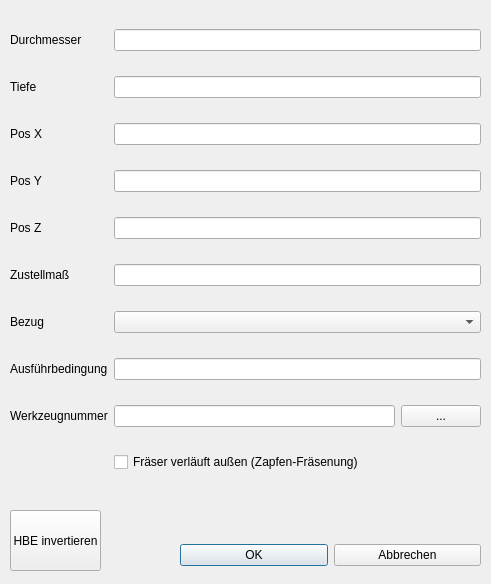
<?xml version="1.0" encoding="UTF-8"?>
<ui version="4.0">
 <class>Dialog_bearb_bohrung</class>
 <widget class="QDialog" name="Dialog_bearb_bohrung">
  <property name="geometry">
   <rect>
    <x>0</x>
    <y>0</y>
    <width>491</width>
    <height>584</height>
   </rect>
  </property>
  <property name="windowTitle">
   <string>Dialog</string>
  </property>
  <widget class="QWidget" name="layoutWidget">
   <property name="geometry">
    <rect>
     <x>180</x>
     <y>540</y>
     <width>301</width>
     <height>31</height>
    </rect>
   </property>
   <layout class="QHBoxLayout" name="horizontalLayout">
    <item>
     <widget class="QPushButton" name="btn_ok">
      <property name="text">
       <string>OK</string>
      </property>
      <property name="default">
       <bool>true</bool>
      </property>
     </widget>
    </item>
    <item>
     <widget class="QPushButton" name="btn_abbrechen">
      <property name="text">
       <string>Abbrechen</string>
      </property>
      <property name="autoDefault">
       <bool>false</bool>
      </property>
     </widget>
    </item>
   </layout>
  </widget>
  <widget class="QWidget" name="layoutWidget_2">
   <property name="geometry">
    <rect>
     <x>10</x>
     <y>10</y>
     <width>471</width>
     <height>491</height>
    </rect>
   </property>
   <layout class="QGridLayout" name="gridLayout">
    <item row="0" column="0">
     <widget class="QLabel" name="label">
      <property name="text">
       <string>Durchmesser</string>
      </property>
     </widget>
    </item>
    <item row="8" column="2">
     <widget class="QPushButton" name="pushButton_wkzwahl">
      <property name="text">
       <string>...</string>
      </property>
     </widget>
    </item>
    <item row="7" column="0">
     <widget class="QLabel" name="label_12">
      <property name="text">
       <string>Ausführbedingung</string>
      </property>
     </widget>
    </item>
    <item row="4" column="0">
     <widget class="QLabel" name="label_6">
      <property name="text">
       <string>Pos Z</string>
      </property>
     </widget>
    </item>
    <item row="1" column="0">
     <widget class="QLabel" name="label_3">
      <property name="text">
       <string>Tiefe</string>
      </property>
     </widget>
    </item>
    <item row="1" column="1" colspan="2">
     <widget class="QLineEdit" name="lineEdit_ti"/>
    </item>
    <item row="3" column="0">
     <widget class="QLabel" name="label_5">
      <property name="text">
       <string>Pos Y</string>
      </property>
     </widget>
    </item>
    <item row="3" column="1" colspan="2">
     <widget class="QLineEdit" name="lineEdit_y"/>
    </item>
    <item row="8" column="0">
     <widget class="QLabel" name="label_13">
      <property name="text">
       <string>Werkzeugnummer</string>
      </property>
     </widget>
    </item>
    <item row="2" column="0">
     <widget class="QLabel" name="label_4">
      <property name="text">
       <string>Pos X</string>
      </property>
     </widget>
    </item>
    <item row="5" column="0">
     <widget class="QLabel" name="label_9">
      <property name="text">
       <string>Zustellmaß</string>
      </property>
     </widget>
    </item>
    <item row="2" column="1" colspan="2">
     <widget class="QLineEdit" name="lineEdit_x"/>
    </item>
    <item row="6" column="1" colspan="2">
     <widget class="QComboBox" name="comboBox_bezug"/>
    </item>
    <item row="5" column="1" colspan="2">
     <widget class="QLineEdit" name="lineEdit_zust"/>
    </item>
    <item row="7" column="1" colspan="2">
     <widget class="QLineEdit" name="lineEdit_afb"/>
    </item>
    <item row="8" column="1">
     <widget class="QLineEdit" name="lineEdit_wkz"/>
    </item>
    <item row="4" column="1" colspan="2">
     <widget class="QLineEdit" name="lineEdit_z"/>
    </item>
    <item row="0" column="1" colspan="2">
     <widget class="QLineEdit" name="lineEdit_dm"/>
    </item>
    <item row="6" column="0">
     <widget class="QLabel" name="label_11">
      <property name="text">
       <string>Bezug</string>
      </property>
     </widget>
    </item>
    <item row="9" column="1" colspan="2">
     <widget class="QCheckBox" name="checkBox_zapfen">
      <property name="text">
       <string>Fräser verläuft außen (Zapfen-Fräsenung)</string>
      </property>
     </widget>
    </item>
   </layout>
  </widget>
  <widget class="QPushButton" name="pushButton_invert">
   <property name="geometry">
    <rect>
     <x>10</x>
     <y>510</y>
     <width>91</width>
     <height>61</height>
    </rect>
   </property>
   <property name="text">
    <string>HBE invertieren</string>
   </property>
  </widget>
 </widget>
 <tabstops>
  <tabstop>lineEdit_dm</tabstop>
  <tabstop>lineEdit_ti</tabstop>
  <tabstop>lineEdit_x</tabstop>
  <tabstop>lineEdit_y</tabstop>
  <tabstop>lineEdit_z</tabstop>
  <tabstop>lineEdit_zust</tabstop>
  <tabstop>comboBox_bezug</tabstop>
  <tabstop>lineEdit_afb</tabstop>
  <tabstop>lineEdit_wkz</tabstop>
  <tabstop>pushButton_wkzwahl</tabstop>
  <tabstop>checkBox_zapfen</tabstop>
  <tabstop>pushButton_invert</tabstop>
  <tabstop>btn_ok</tabstop>
  <tabstop>btn_abbrechen</tabstop>
 </tabstops>
 <resources/>
 <connections/>
</ui>
